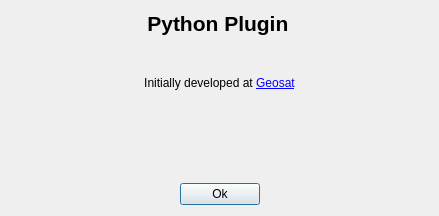
<?xml version="1.0" encoding="UTF-8"?>
<ui version="4.0">
 <class>AboutDialog</class>
 <widget class="QDialog" name="AboutDialog">
  <property name="geometry">
   <rect>
    <x>0</x>
    <y>0</y>
    <width>439</width>
    <height>216</height>
   </rect>
  </property>
  <property name="sizePolicy">
   <sizepolicy hsizetype="Fixed" vsizetype="Fixed">
    <horstretch>0</horstretch>
    <verstretch>0</verstretch>
   </sizepolicy>
  </property>
  <property name="windowTitle">
   <string>About Python Plugin</string>
  </property>
  <layout class="QVBoxLayout" name="verticalLayout">
   <item>
    <layout class="QHBoxLayout" name="horizontalLayout">
     <item>
      <widget class="QLabel" name="mainLabel">
       <property name="text">
        <string>&lt;html&gt;&lt;head/&gt;&lt;body&gt;&lt;p align=&quot;center&quot;&gt;&lt;span
         style=&quot; font-size:16pt; font-weight:600;&quot;&gt;Python Plugin&lt;/span&gt;&lt;/p&gt;&lt;/body&gt;&lt;/html&gt;
        </string>
       </property>
      </widget>
     </item>
    </layout>
   </item>
   <item>
    <widget class="QLabel" name="pythonVersionLabel">
     <property name="text">
      <string>&lt;html&gt;&lt;head/&gt;&lt;body&gt;&lt;p align=&quot;center&quot;&gt;&lt;br/&gt;&lt;/p&gt;&lt;/body&gt;&lt;/html&gt;</string>
     </property>
     <property name="alignment">
      <set>Qt::AlignCenter</set>
     </property>
    </widget>
   </item>
   <item>
    <widget class="QLabel" name="geosatSupportLabel">
     <property name="text">
      <string>&lt;html&gt;&lt;head/&gt;&lt;body&gt;&lt;p align=&quot;center&quot;&gt;Initially developed at &lt;a
       href=&quot;https://www.geo-sat.com/fr/&quot;&gt;&lt;span style=&quot; text-decoration:
       underline; color:#0000ff;&quot;&gt;Geosat&lt;/span&gt;&lt;/a&gt;&lt;/p&gt;&lt;p align=&quot;center&quot;&gt;&lt;br/&gt;&lt;a
       href=&quot;https://www.geo-sat.com/en&quot;&gt;&lt;img src=&quot;:/CC/plugin/PythonPlugin/images/geo-sat-logo.svg&quot;
       width=&quot;200&quot;/&gt;&lt;/a&gt;&lt;/p&gt;&lt;/body&gt;&lt;/html&gt;
      </string>
     </property>
     <property name="openExternalLinks">
      <bool>true</bool>
     </property>
    </widget>
   </item>
   <item>
    <spacer name="verticalSpacer">
     <property name="orientation">
      <enum>Qt::Vertical</enum>
     </property>
     <property name="sizeType">
      <enum>QSizePolicy::Expanding</enum>
     </property>
     <property name="sizeHint" stdset="0">
      <size>
       <width>20</width>
       <height>40</height>
      </size>
     </property>
    </spacer>
   </item>
   <item>
    <layout class="QHBoxLayout" name="buttonGroup">
     <item>
      <spacer name="horizontalSpacer">
       <property name="orientation">
        <enum>Qt::Horizontal</enum>
       </property>
       <property name="sizeHint" stdset="0">
        <size>
         <width>40</width>
         <height>20</height>
        </size>
       </property>
      </spacer>
     </item>
     <item>
      <widget class="QPushButton" name="okBtn">
       <property name="text">
        <string>Ok</string>
       </property>
      </widget>
     </item>
     <item>
      <spacer name="horizontalSpacer_2">
       <property name="orientation">
        <enum>Qt::Horizontal</enum>
       </property>
       <property name="sizeHint" stdset="0">
        <size>
         <width>40</width>
         <height>20</height>
        </size>
       </property>
      </spacer>
     </item>
    </layout>
   </item>
  </layout>
 </widget>
 <resources>
  <include location="../CloudCompare-PythonPlugin.qrc"/>
 </resources>
 <connections/>
</ui>
